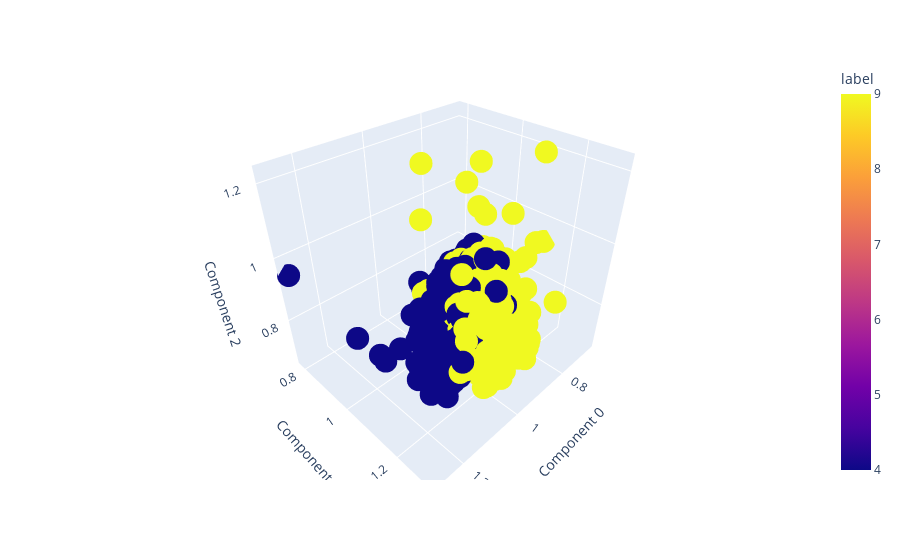

The notebook cell saved with this chart:
### Code cell
import plotly.express as px
import pandas as pd
import matplotlib.pyplot as plt
import time
#from loss_optimization.accuracy_score import encode_y

df = pd.DataFrame({'Component 0':data_features[:,0], 'Component 1':data_features[:,1], 
                   'Component 2':data_features[:,2], 'label':data_labels})

fig = px.scatter_3d(df, x='Component 0', y='Component 1', z='Component 2', color='label')
fig.show()

### Figure 1 — Plotly figure (JSON) as saved in the notebook; plotly's stock layout.template omitted (floating-point values rounded to 4 significant figures; data arrays with more than 128 entries replaced by an {"elided": "..."} marker saying what was removed)
{"data": [{"hovertemplate": "Component 0=%{x}<br>Component 1=%{y}<br>Component 2=%{z}<br>label=%{marker.color}<extra></extra>", "legendgroup": "", "marker": {"color": {"elided": "500 int values"}, "coloraxis": "coloraxis", "symbol": "circle"}, "mode": "markers", "name": "", "scene": "scene", "showlegend": false, "type": "scatter3d", "x": {"elided": "500 float values"}, "y": {"elided": "500 float values"}, "z": {"elided": "500 float values"}}], "layout": {"coloraxis": {"colorbar": {"title": {"text": "label"}}, "colorscale": [[0, "#0d0887"], [0.1111, "#46039f"], [0.2222, "#7201a8"], [0.3333, "#9c179e"], [0.4444, "#bd3786"], [0.5556, "#d8576b"], [0.6667, "#ed7953"], [0.7778, "#fb9f3a"], [0.8889, "#fdca26"], [1, "#f0f921"]]}, "legend": {"tracegroupgap": 0}, "margin": {"t": 60}, "scene": {"domain": {"x": [0, 1], "y": [0, 1]}, "xaxis": {"title": {"text": "Component 0"}}, "yaxis": {"title": {"text": "Component 1"}}, "zaxis": {"title": {"text": "Component 2"}}}}}
